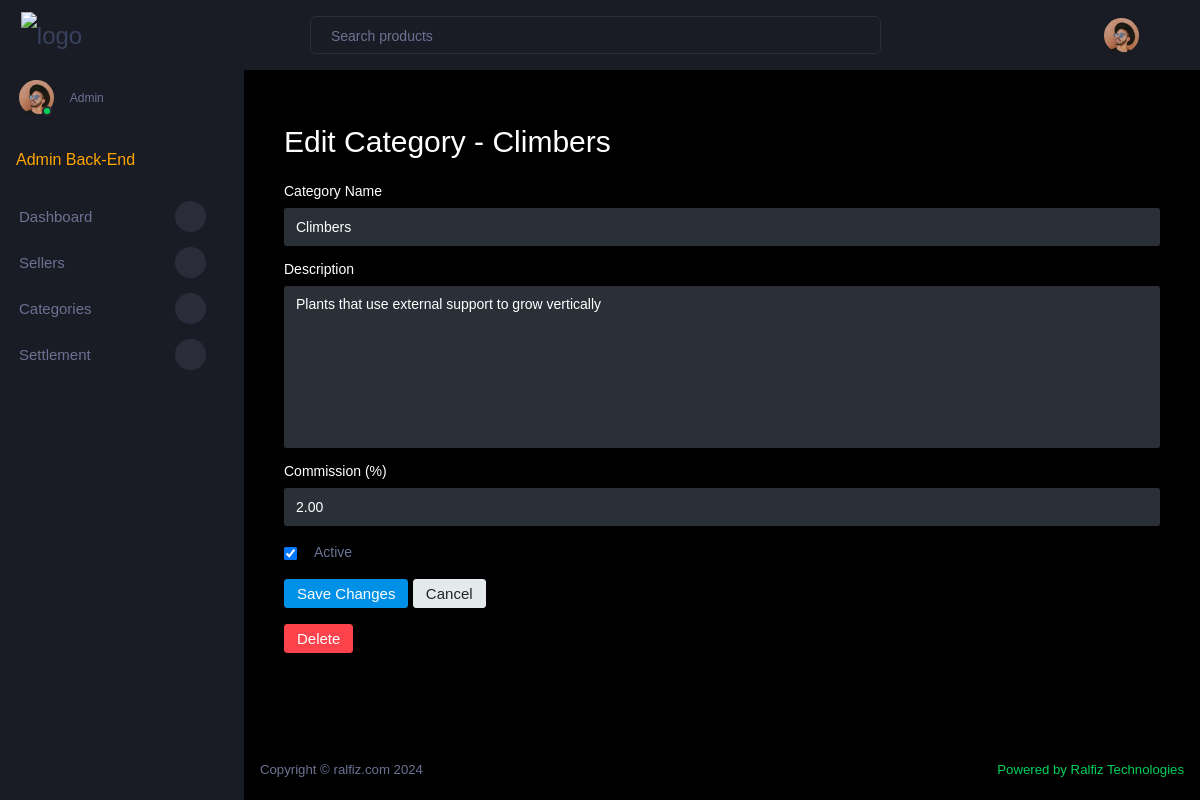
/admin-dashboard/categories/edit/2/ (signed in), run on the app's committed database.
### store/models.py (models this page shows, shortened)
class Category(models.Model):
    name = models.CharField(max_length=255)
    description = models.TextField(blank=True, null=True)
    commission = models.DecimalField(max_digits=5, decimal_places=2, default=0.00)  # Commission for admin
    status = models.BooleanField(default=True)  # Active or Inactive

### store/views.py (the view)
@user_passes_test(lambda u: u.is_admin)
def edit_category(request, category_id):
    category = get_object_or_404(Category, id=category_id)
    if request.method == 'POST':
        form = CategoryForm(request.POST, instance=category)
        if form.is_valid():
            form.save()
            return redirect('category_list')
    else:
        form = CategoryForm(instance=category)
    return render(request, 'store/edit_category.html', {'form': form, 'category': category})

### store/forms.py
class CategoryForm(forms.ModelForm):
    class Meta:
        model = Category
        fields = ['name', 'description', 'commission', 'status']

### store/templatetags/form_tags.py (called while the page is built)
@register.filter(name='add_class')
def add_class(value, arg):
    return value.as_widget(attrs={'class': arg})

### store/templates/store/edit_category.html (shortened to what this page needs)
{% extends 'store/base.html' %}
{% load form_tags %}
{% block content %}
<div class="container mt-4">
    <h2 class="mb-4">Edit Category - {{ category.name }}</h2>
    <form method="post" class="needs-validation" novalidate>
        <div class="form-group">
            <label for="id_name">Category Name</label>
            {{ form.name|add_class:"form-control" }}
        </div>
        <div class="form-group">
            <label for="id_description">Description</label>
            {{ form.description|add_class:"form-control" }}
        </div>
        <div class="form-group">
            <label for="id_commission">Commission (%)</label>
            {{ form.commission|add_class:"form-control" }}
        </div>
        <div class="form-group form-check">
            {{ form.status|add_class:"form-check-input" }}
            <label class="form-check-label" for="id_status">Active</label>
        </div>
        <button type="submit" class="btn btn-primary">Save Changes</button>
        <a href="{% url 'category_list' %}" class="btn btn-secondary">Cancel</a>
    </form>
    <form method="post" action="{% url 'delete_category' category.id %}" onsubmit="return confirm('Are you sure you want to delete this category?');" class="mt-3">
        <button type="submit" class="btn btn-danger">Delete</button>
    </form>
</div>
{% endblock %}

### data on the page
Category: name "Climbers", description "Plants that use external support to grow vertically", commission "2.00", status "☑"
